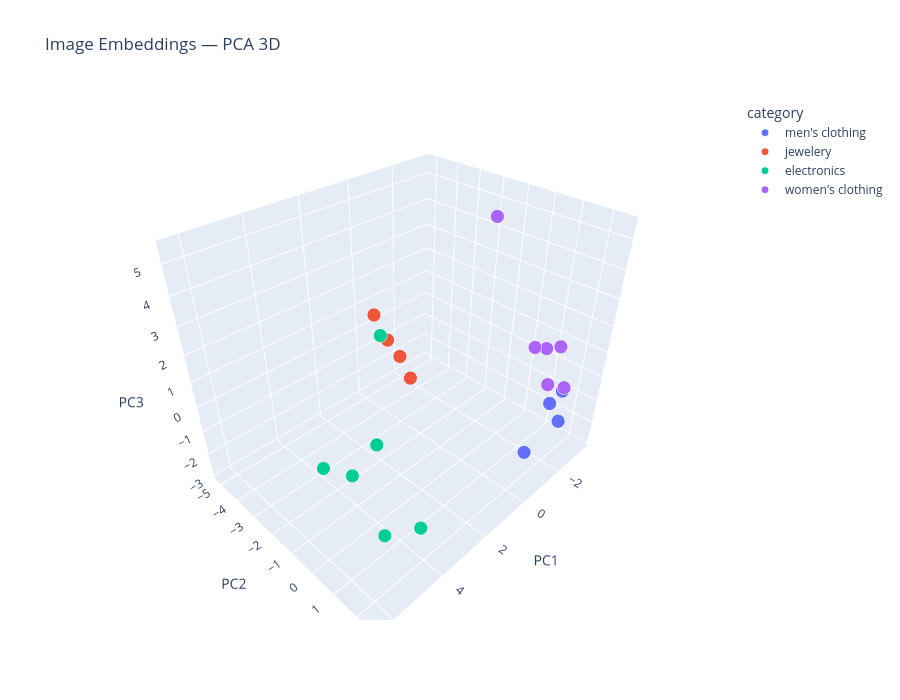

Notebook cell for this chart:
### Code cell
fig_3d = px.scatter_3d(
    df,
    x='pca_x', y='pca_y', z='pca_z',
    color='category',
    hover_data=['product_id', 'title', 'price'],
    title='Image Embeddings — PCA 3D',
    labels={'pca_x': 'PC1', 'pca_y': 'PC2', 'pca_z': 'PC3'},
    width=900, height=700
)
fig_3d.update_traces(marker=dict(size=8, line=dict(width=1, color='white')))
fig_3d.show()

### Figure 1 — Plotly figure (JSON) as saved in the notebook; plotly's stock layout.template omitted (floating-point values rounded to 4 significant figures)
{"data": [{"customdata": [[1, "Fjallraven - Foldsack No. 1 Backpack, Fits 15 Laptops", 110.0], [2, "Mens Casual Premium Slim Fit T-Shirts ", 22.3], [3, "Mens Cotton Jacket", 55.99], [4, "Mens Casual Slim Fit", 15.99]], "hovertemplate": "category=men's clothing<br>PC1=%{x}<br>PC2=%{y}<br>PC3=%{z}<br>product_id=%{customdata[0]}<br>title=%{customdata[1]}<br>price=%{customdata[2]}<extra></extra>", "legendgroup": "men's clothing", "marker": {"color": "#636efa", "line": {"color": "white", "width": 1}, "size": 8, "symbol": "circle"}, "mode": "markers", "name": "men's clothing", "scene": "scene", "showlegend": true, "type": "scatter3d", "x": [0.06766, -2.903, -2.495, -2.245], "y": [2.531, 1.897, 1.723, 2.283], "z": [-1.012, -0.583, -0.9943, -1.299]}, {"customdata": [[5, "John Hardy Women's Legends Naga Gold & Silver Dragon Station Chain Bracelet", 695], [6, "Solid Gold Petite Micropave ", 168], [7, "White Gold Plated Princess", 9.99], [8, "Pierced Owl Rose Gold Plated Stainless Steel Double", 10.99]], "hovertemplate": "category=jewelery<br>PC1=%{x}<br>PC2=%{y}<br>PC3=%{z}<br>product_id=%{customdata[0]}<br>title=%{customdata[1]}<br>price=%{customdata[2]}<extra></extra>", "legendgroup": "jewelery", "marker": {"color": "#EF553B", "line": {"color": "white", "width": 1}, "size": 8, "symbol": "circle"}, "mode": "markers", "name": "jewelery", "scene": "scene", "showlegend": true, "type": "scatter3d", "x": [-1.148, -1.317, -0.7072, -0.6933], "y": [-3.655, -5.097, -5.17, -3.769], "z": [-2.045, -1.022, 0.3628, -0.8474]}, {"customdata": [[9, "WD 2TB Elements Portable External Hard Drive - USB 3.0 ", 64], [10, "SanDisk SSD PLUS 1TB Internal SSD - SATA III 6 Gb/s", 109], [11, "Silicon Power 256GB SSD 3D NAND A55 SLC Cache Performance Boost SATA III 2.5", 109], [12, "WD 4TB Gaming Drive Works with Playstation 4 Portable External Hard Drive", 114], [13, "Acer SB220Q bi 21.5 inches Full HD (1920 x 1080) IPS Ultra-Thin", 599], [14, "Samsung 49-Inch CHG90 144Hz Curved Gaming Monitor (LC49HG90DMNXZA) – Super Ultrawide Screen QLED ", 1000.0]], "hovertemplate": "category=electronics<br>PC1=%{x}<br>PC2=%{y}<br>PC3=%{z}<br>product_id=%{customdata[0]}<br>title=%{customdata[1]}<br>price=%{customdata[2]}<extra></extra>", "legendgroup": "electronics", "marker": {"color": "#00cc96", "line": {"color": "white", "width": 1}, "size": 8, "symbol": "circle"}, "mode": "markers", "name": "electronics", "scene": "scene", "showlegend": true, "type": "scatter3d", "x": [4.722, 6.348, 5.606, 3.347, 3.435, 3.224], "y": [1.094, 0.6963, 0.8844, 1.244, -0.5763, -0.5063], "z": [-2.189, 1.434, 0.7728, -2.892, -0.5285, 3.387]}, {"customdata": [[15, "BIYLACLESEN Women's 3-in-1 Snowboard Jacket Winter Coats", 56.99], [16, "Lock and Love Women's Removable Hooded Faux Leather Moto Biker Jacket", 29.95], [17, "Rain Jacket Women Windbreaker Striped Climbing Raincoats", 39.99], [18, "MBJ Women's Solid Short Sleeve Boat Neck V ", 9.85], [19, "Opna Women's Short Sleeve Moisture", 7.95], [20, "DANVOUY Womens T Shirt Casual Cotton Short", 12.99]], "hovertemplate": "category=women's clothing<br>PC1=%{x}<br>PC2=%{y}<br>PC3=%{z}<br>product_id=%{customdata[0]}<br>title=%{customdata[1]}<br>price=%{customdata[2]}<extra></extra>", "legendgroup": "women's clothing", "marker": {"color": "#ab63fa", "line": {"color": "white", "width": 1}, "size": 8, "symbol": "circle"}, "mode": "markers", "name": "women's clothing", "scene": "scene", "showlegend": true, "type": "scatter3d", "x": [-2.401, -2.439, -2.737, -3.502, -2.639, -1.522], "y": [1.829, 1.564, 2.021, 0.7056, 0.7572, -0.4558], "z": [1.449, -0.2357, -0.2805, 0.3094, 0.7953, 5.418]}], "layout": {"height": 700, "legend": {"title": {"text": "category"}, "tracegroupgap": 0}, "scene": {"domain": {"x": [0, 1], "y": [0, 1]}, "xaxis": {"title": {"text": "PC1"}}, "yaxis": {"title": {"text": "PC2"}}, "zaxis": {"title": {"text": "PC3"}}}, "title": {"text": "Image Embeddings — PCA 3D"}, "width": 900}}
